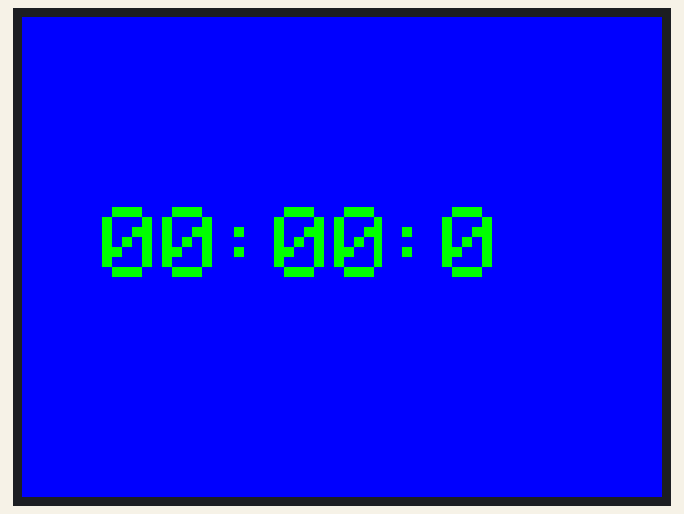
Bench run of a sketch on a simulated Arduino Uno, built with avr-gcc and run on an emulated ATmega328P. On the bench: 320×240 colour display.

Above: at 0.38 s.
At 5.27 s:
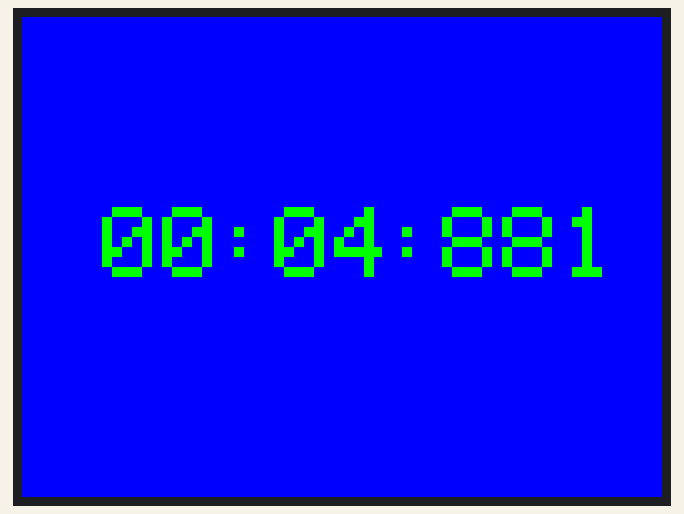
At 10.15 s:
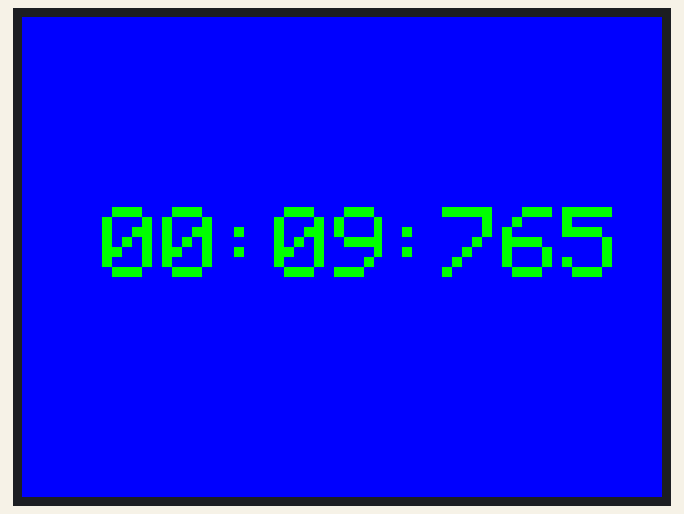
At 19.89 s:
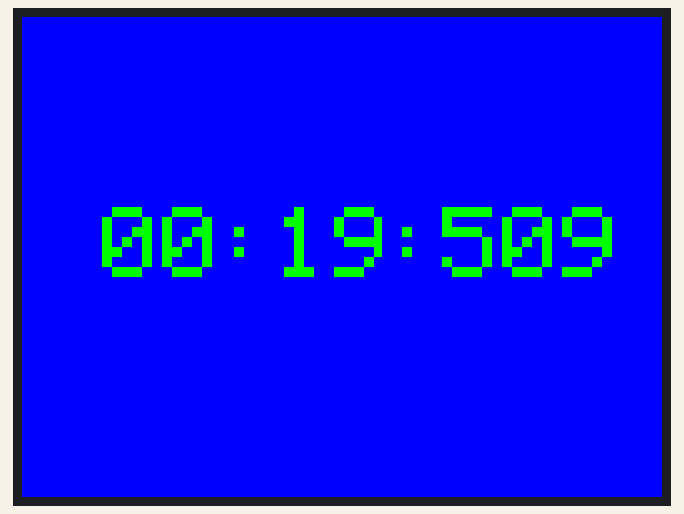
At 29.66 s:
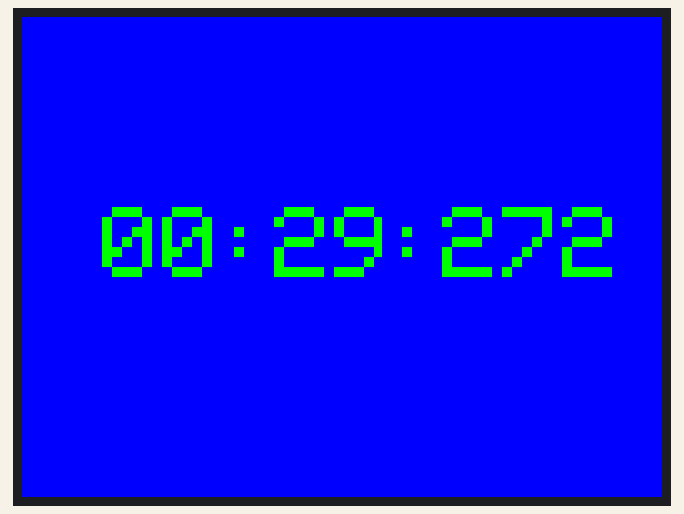
At 39.71 s:
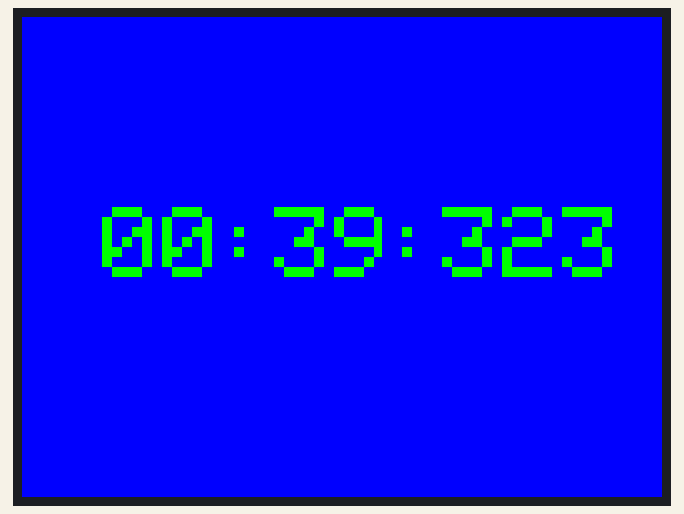

The sketch:

ArduinoTimer_TFT.ino
```cpp
#define tft_CS A3 // Chip Select goes to Analog 3
#define tft_CD A2 // Command/Data goes to Analog 2
#define tft_WR A1 // tft Write goes to Analog 1
#define tft_RD A0 // tft Read goes to Analog 0
#define tft_RESET A4 // Can alternately just connect to Arduino's reset pin

#include <SPI.h>          // f.k. for Arduino-1.5.2
#include "Adafruit_GFX.h"// Hardware-specific library
#include <MCUFRIEND_kbv.h>

MCUFRIEND_kbv tft;
// Assign human-readable names to some common 16-bit color values:
#define    BLACK   0x0000
#define BLUE    0x001F
#define RED     0xF800
#define GREEN   0x07E0
#define CYAN    0x07FF
#define MAGENTA 0xF81F
#define YELLOW  0xFFE0
#define WHITE   0xFFFF

int width = tft.width();
  int height = tft.height();

  unsigned long currentTime;
  unsigned long timeStart;

void setup() {
  int ID = tft.readID();
  tft.begin(ID);
  tft.setRotation(3);
  tft.fillScreen(BLUE);
  tft.setTextColor(GREEN, BLUE);
  tft.setTextSize(5);
  tft.setTextWrap(false);
  timeStart = millis();
}

void printTimer(unsigned long printTime){

  unsigned long ms = printTime%1000;
  int s = (printTime/1000)%60;
  int m = (printTime/60000)%60;

  tft.setCursor(210, 95);
  tft.print( ms );
  if (s < 10){
    tft.setCursor(126, 95);
    tft.print(0);
  }
  else
    tft.setCursor(126, 95);
  tft.print( s );
  tft.setCursor(180, 95);
  tft.print(":");

  if(m < 10){
    tft.setCursor(40, 95);
    tft.print(0);
  }
  else
    tft.setCursor(81, 95);
  tft.print(m);
  tft.setCursor(96, 95);
  tft.print(":");

}

void loop() {

  tft.setCursor(45, 95);
  currentTime = millis() - timeStart;
  printTimer(currentTime);

}
```
